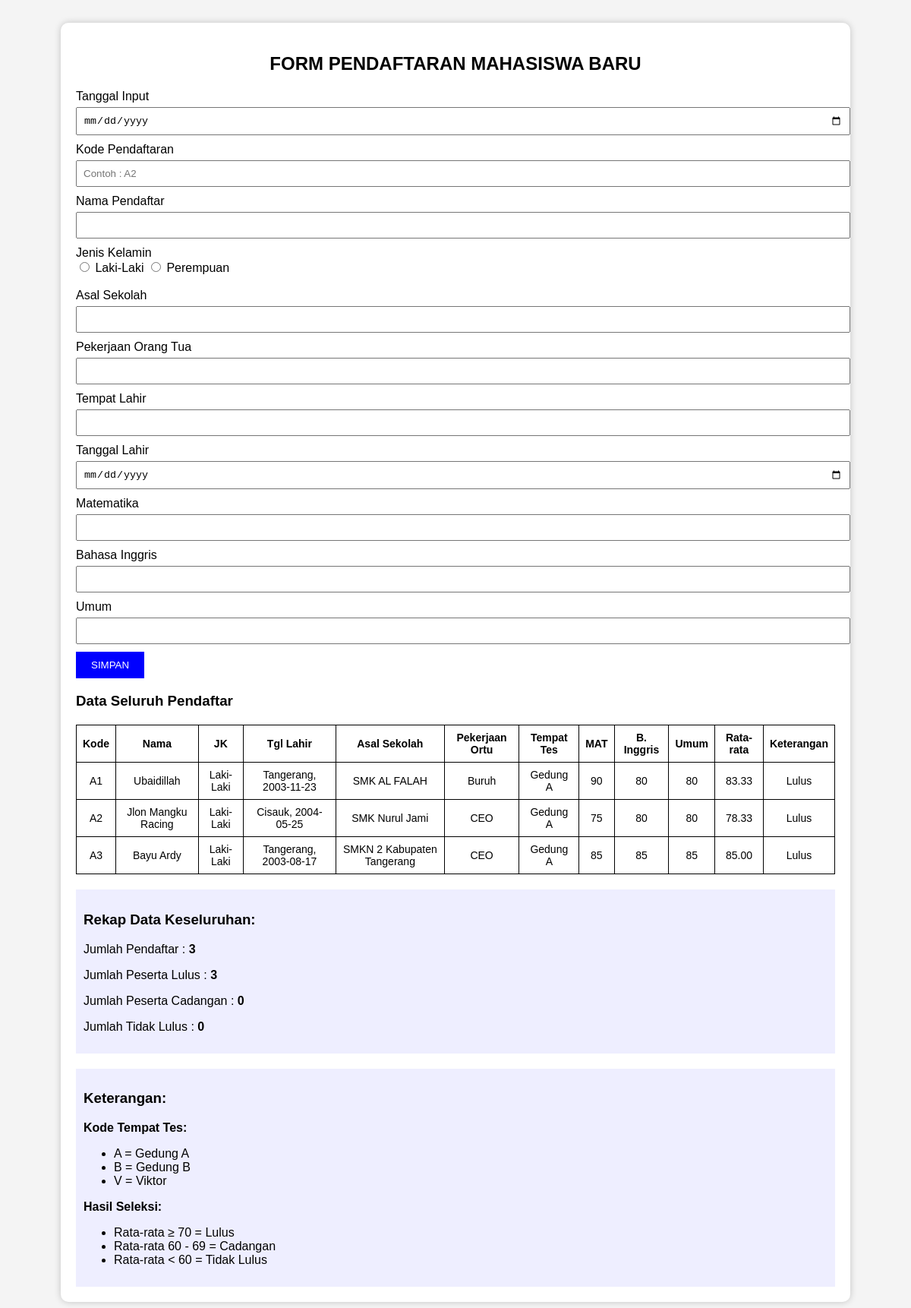
The app's page /tugas_uts/index.php with its own data.
### tables this page shows
CREATE TABLE `calon_mhs` (
  `id` int(11) NOT NULL,
  `tgl_input` date DEFAULT NULL,
  `kode` varchar(10) DEFAULT NULL,
  `nama` varchar(100) DEFAULT NULL,
  `jk` varchar(20) DEFAULT NULL,
  `asal_sekolah` varchar(100) DEFAULT NULL,
  `pekerjaan_ortu` varchar(100) DEFAULT NULL,
  `tempat_lahir` varchar(50) DEFAULT NULL,
  `tgl_lahir` date DEFAULT NULL,
  `mat` int(11) DEFAULT NULL,
  `bing` int(11) DEFAULT NULL,
  `umum` int(11) DEFAULT NULL,
  `rata_rata` decimal(5,2) DEFAULT NULL,
  `keterangan` varchar(50) DEFAULT NULL,
  `tempat_tes` varchar(50) DEFAULT NULL
);

### tugas_uts/index.php (the view, shortened to what this page needs)
<!DOCTYPE html>
<html lang="id">
<head>
</head>
<body>
<div class="container">
    <h2>FORM PENDAFTARAN MAHASISWA BARU</h2>
    <form method="POST">
        <label>Tanggal Input</label>
        <input type="date" name="tgl_input" required>
        <label>Kode Pendaftaran</label>
        <input type="text" name="kode" placeholder="Contoh : A2" required>
        <label>Nama Pendaftar</label>
        <input type="text" name="nama" required>
        <label>Jenis Kelamin</label><br>
        <input type="radio" name="jk" value="Laki-Laki" required> Laki-Laki
        <input type="radio" name="jk" value="Perempuan"> Perempuan
        <br><br>
        <label>Asal Sekolah</label>
        <input type="text" name="asal_sekolah" required>
        <label>Pekerjaan Orang Tua</label>
        <input type="text" name="pekerjaan_ortu" required>
        <label>Tempat Lahir</label>
        <input type="text" name="tempat_lahir" required>
        <label>Tanggal Lahir</label>
        <input type="date" name="tgl_lahir" required>
        <label>Matematika</label>
        <input type="number" name="mat" required>
        <label>Bahasa Inggris</label>
        <input type="number" name="bing" required>
        <label>Umum</label>
        <input type="number" name="umum" required>
        <button type="submit" name="simpan" class="btn">SIMPAN</button>
    </form>
    <?php
    $host = "localhost";
    $user = "root";
    $pass = "";
    $db   = "db_pendaftaran";
    $koneksi = mysqli_connect($host, $user, $pass, $db);
    $query_buat_tabel = "CREATE TABLE IF NOT EXISTS calon_mhs (
        id INT AUTO_INCREMENT PRIMARY KEY,
        tgl_input DATE,
        kode VARCHAR(10),
        nama VARCHAR(100),
        jk VARCHAR(20),
        asal_sekolah VARCHAR(100),
        pekerjaan_ortu VARCHAR(100),
        tempat_lahir VARCHAR(50),
        tgl_lahir DATE,
        mat INT,
        bing INT,
        umum INT,
        rata_rata DECIMAL(5,2),
        keterangan VARCHAR(50),
        tempat_tes VARCHAR(50)
    )";
    mysqli_query($koneksi, $query_buat_tabel);
    $query_tampil = "SELECT * FROM calon_mhs";
    $result = mysqli_query($koneksi, $query_tampil);
    $jumlah_pendaftar = mysqli_num_rows($result);
    $jumlah_lulus = 0;
    $jumlah_cadangan = 0;
    $jumlah_tidak_lulus = 0;
    ?>
    <h3>Data Seluruh Pendaftar</h3>
    <table>
        <tr>
            <th>Kode</th>
            <th>Nama</th>
            <th>JK</th>
            <th>Tgl Lahir</th>
            <th>Asal Sekolah</th>
            <th>Pekerjaan Ortu</th>
            <th>Tempat Tes</th>
            <th>MAT</th>
            <th>B. Inggris</th>
            <th>Umum</th>
            <th>Rata-rata</th>
            <th>Keterangan</th>
        </tr>
        <?php
        if ($jumlah_pendaftar > 0) {
            while($row = mysqli_fetch_assoc($result)){
                if($row['keterangan'] == "Lulus"){
                    $jumlah_lulus++;
                }elseif($row['keterangan'] == "Cadangan"){
                    $jumlah_cadangan++;
                }else{
                    $jumlah_tidak_lulus++;
                }
                echo '
                <tr>
                    <td>' . $row['kode'] . '</td>
                    <td>' . $row['nama'] . '</td>
                    <td>' . $row['jk'] . '</td>
                    <td>' . $row['tempat_lahir'] . ', ' . $row['tgl_lahir'] . '</td>
                    <td>' . $row['asal_sekolah'] . '</td>
                    <td>' . $row['pekerjaan_ortu'] . '</td>
                    <td>' . $row['tempat_tes'] . '</td>
                    <td>' . $row['mat'] . '</td>
                    <td>' . $row['bing'] . '</td>
                    <td>' . $row['umum'] . '</td>
                    <td>' . number_format($row['rata_rata'], 2) . '</td>
                    <td>' . $row['keterangan'] . '</td>
                </tr>
                ';
            }
        } else {
            echo "<tr><td colspan='12'>Belum ada data pendaftar.</td></tr>";
        }
        ?>
    </table>
    <div class='info'>
        <h3>Rekap Data Keseluruhan:</h3>
        <p>Jumlah Pendaftar : <b><?php echo $jumlah_pendaftar; ?></b></p>
        <p>Jumlah Peserta Lulus : <b><?php echo $jumlah_lulus; ?></b></p>
        <p>Jumlah Peserta Cadangan : <b><?php echo $jumlah_cadangan; ?></b></p>
        <p>Jumlah Tidak Lulus : <b><?php echo $jumlah_tidak_lulus; ?></b></p>
    </div>
    <div class='info'>
        <h3>Keterangan:</h3>
        <p><b>Kode Tempat Tes:</b></p>
        <ul>
            <li>A = Gedung A</li>
            <li>B = Gedung B</li>
            <li>V = Viktor</li>
        </ul>
        <p><b>Hasil Seleksi:</b></p>
        <ul>
            <li>Rata-rata ≥ 70 = Lulus</li>
            <li>Rata-rata 60 - 69 = Cadangan</li>
            <li>Rata-rata &lt; 60 = Tidak Lulus</li>
        </ul>
    </div>
</div>
</body>
</html>

### tugas_uts/index.php (style rules this page uses)
body { font-family: Arial, Helvetica, sans-serif; margin: 30px; background: #f4f4f4; }
.container { width: 1000px; margin: auto; background: white; padding: 20px; border-radius: 10px; box-shadow: 0 0 10px rgba(0,0,0,0.2); }
h2 { text-align: center; }
table { width: 100%; border-collapse: collapse; margin-top: 20px; }
table, th, td { border: 1px solid black; }
th, td { padding: 8px; text-align: center; font-size: 14px; }
input[type=text], input[type=number], input[type=date] { width: 100%; padding: 8px; margin-top: 5px; margin-bottom: 10px; }
.btn { background: blue; color: white; border: none; padding: 10px 20px; cursor: pointer; }
.info { margin-top: 20px; padding: 10px; background: #eef; }

### records on screen
calon_mhs: kode "A1", nama "Ubaidillah", jk "Laki-Laki", tempat_lahir "Tangerang", tgl_lahir "2003-11-23", asal_sekolah "SMK AL FALAH", pekerjaan_ortu "Buruh", tempat_tes "Gedung A", mat "90", bing "80", umum "80", rata_rata "83.33", keterangan "Lulus"
calon_mhs: kode "A2", nama "Jlon Mangku Racing", jk "Laki-Laki", tempat_lahir "Cisauk", tgl_lahir "2004-05-25", asal_sekolah "SMK Nurul Jami", pekerjaan_ortu "CEO", tempat_tes "Gedung A", mat "75", bing "80", umum "80", rata_rata "78.33", keterangan "Lulus"
calon_mhs: kode "A3", nama "Bayu Ardy", jk "Laki-Laki", tempat_lahir "Tangerang", tgl_lahir "2003-08-17", asal_sekolah "SMKN 2 Kabupaten Tangerang", pekerjaan_ortu "CEO", tempat_tes "Gedung A", mat "85", bing "85", umum "85", rata_rata "85.00", keterangan "Lulus"

### other values on screen
$jumlah_pendaftar "3"
$jumlah_lulus "3"
$jumlah_cadangan "0"
$jumlah_tidak_lulus "0"
